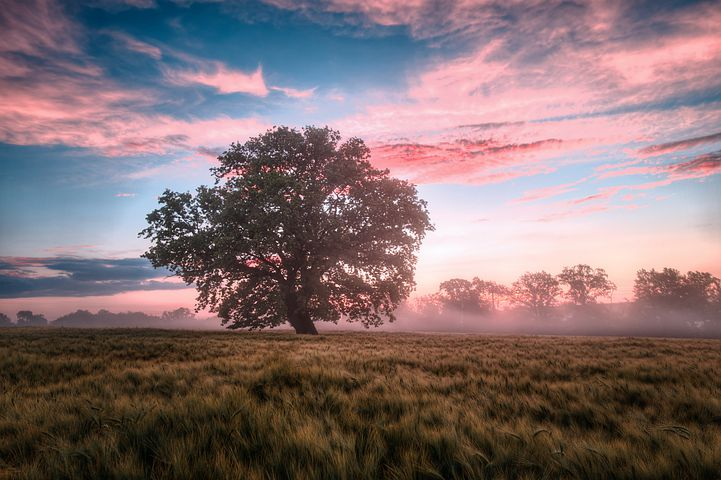
#> input picture Basics_of_OpenCV/Display-Multiple-Images-in-One-Window/image.jpg, 721 x 480 px
$ jupyter execute multipleimage.ipynb
#> lines starting #> are read from the running program, lines starting #| are printed output that depends on the picture
[cell 1]
import cv2
import numpy as np
import matplotlib.pyplot as plt

[cell 2]
img1 = cv2.imread('image.jpg')
#> img1 is the input picture: shape (480, 721, 3); mean B, G, R 112.8, 110.7, 130
plt.imshow(cv2.cvtColor(img1, cv2.COLOR_BGR2RGB))
plt.show()

[cell 3]
img2 = cv2.imread('image.jpg')
plt.imshow(cv2.cvtColor(img2, cv2.COLOR_BGR2RGB))
plt.show()

[cell 4]
Hori = np.concatenate((img1, img2), axis=1)
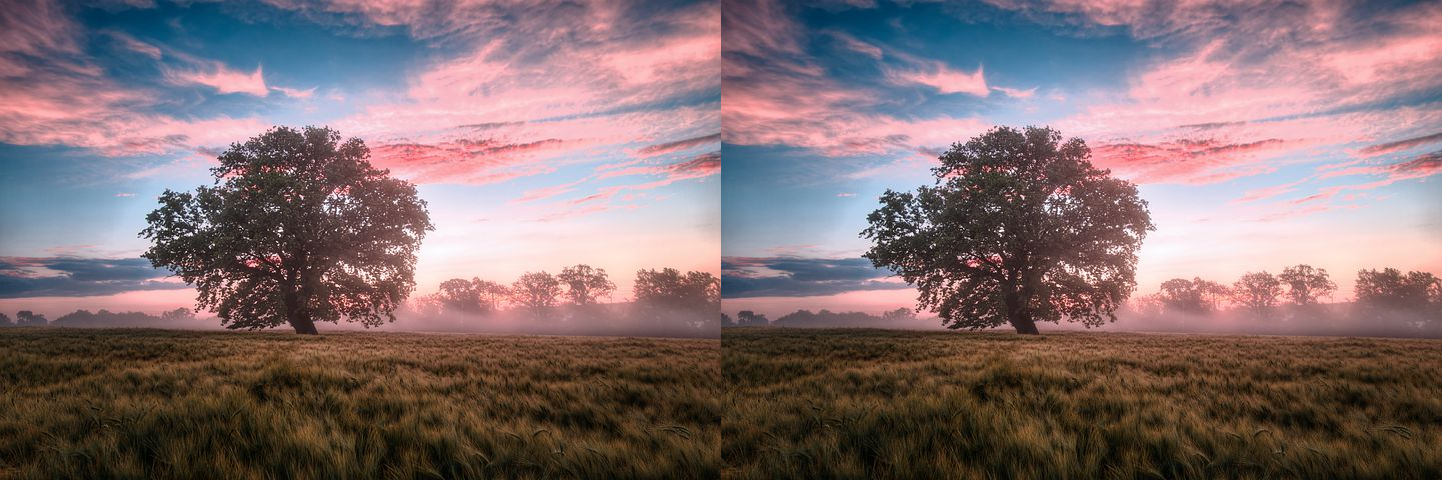
#> Hori: shape (480, 1442, 3); mean B, G, R 112.8, 110.7, 130
